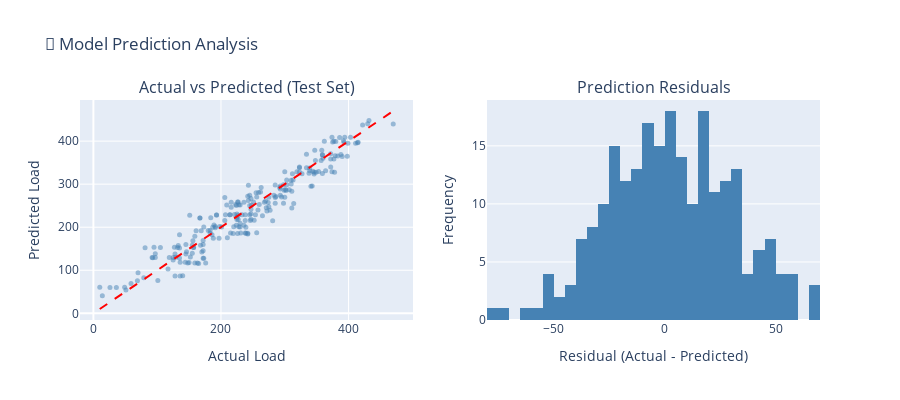

Here is the notebook cell this chart was saved with:
### Code cell
# Visualize Actual vs Predicted
fig = make_subplots(rows=1, cols=2,
                    subplot_titles=('Actual vs Predicted (Test Set)', 
                                   'Prediction Residuals'))

# Actual vs Predicted scatter
fig.add_trace(go.Scatter(x=y_test, y=y_pred_test, mode='markers',
                         marker=dict(size=5, opacity=0.5, color='steelblue'),
                         name='Predictions'), row=1, col=1)
# Perfect prediction line
fig.add_trace(go.Scatter(x=[y_test.min(), y_test.max()], 
                         y=[y_test.min(), y_test.max()],
                         mode='lines', line=dict(color='red', dash='dash'),
                         name='Perfect Prediction'), row=1, col=1)

# Residuals histogram
residuals = y_test - y_pred_test
fig.add_trace(go.Histogram(x=residuals, nbinsx=30, 
                           marker_color='steelblue',
                           name='Residuals'), row=1, col=2)

fig.update_xaxes(title_text="Actual Load", row=1, col=1)
fig.update_yaxes(title_text="Predicted Load", row=1, col=1)
fig.update_xaxes(title_text="Residual (Actual - Predicted)", row=1, col=2)
fig.update_yaxes(title_text="Frequency", row=1, col=2)

fig.update_layout(height=400, showlegend=False,
                  title_text='🎯 Model Prediction Analysis')
fig.show()

### Figure 1 — Plotly figure (JSON) as saved in the notebook; plotly's stock layout.template omitted (floating-point values rounded to 4 significant figures; data arrays with more than 128 entries replaced by an {"elided": "..."} marker saying what was removed)
{"data": [{"marker": {"color": "steelblue", "opacity": 0.5, "size": 5}, "mode": "markers", "name": "Predictions", "type": "scatter", "x": {"elided": "234 int values"}, "xaxis": "x", "y": {"elided": "234 float values"}, "yaxis": "y"}, {"line": {"color": "red", "dash": "dash"}, "mode": "lines", "name": "Perfect Prediction", "type": "scatter", "x": [10, 470], "xaxis": "x", "y": [10, 470], "yaxis": "y"}, {"marker": {"color": "steelblue"}, "name": "Residuals", "nbinsx": 30, "type": "histogram", "x": {"elided": "234 float values"}, "xaxis": "x2", "yaxis": "y2"}], "layout": {"annotations": [{"font": {"size": 16}, "showarrow": false, "text": "Actual vs Predicted (Test Set)", "x": 0.225, "xanchor": "center", "xref": "paper", "y": 1, "yanchor": "bottom", "yref": "paper"}, {"font": {"size": 16}, "showarrow": false, "text": "Prediction Residuals", "x": 0.775, "xanchor": "center", "xref": "paper", "y": 1, "yanchor": "bottom", "yref": "paper"}], "height": 400, "showlegend": false, "title": {"text": "🎯 Model Prediction Analysis"}, "xaxis": {"anchor": "y", "domain": [0, 0.45], "title": {"text": "Actual Load"}}, "xaxis2": {"anchor": "y2", "domain": [0.55, 1], "title": {"text": "Residual (Actual - Predicted)"}}, "yaxis": {"anchor": "x", "domain": [0, 1], "title": {"text": "Predicted Load"}}, "yaxis2": {"anchor": "x2", "domain": [0, 1], "title": {"text": "Frequency"}}}}
